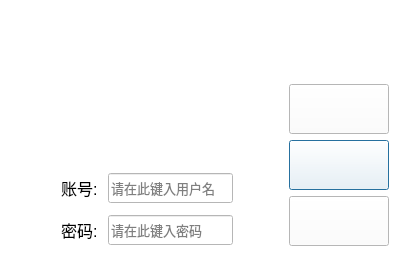
<?xml version="1.0" encoding="UTF-8"?>
<ui version="4.0">
 <class>qmlgd1g</class>
 <widget class="QWidget" name="qmlgd1g">
  <property name="geometry">
   <rect>
    <x>0</x>
    <y>0</y>
    <width>400</width>
    <height>262</height>
   </rect>
  </property>
  <property name="minimumSize">
   <size>
    <width>400</width>
    <height>260</height>
   </size>
  </property>
  <property name="maximumSize">
   <size>
    <width>420</width>
    <height>280</height>
   </size>
  </property>
  <property name="font">
   <font>
    <family>宋体</family>
    <pointsize>10</pointsize>
   </font>
  </property>
  <property name="windowTitle">
   <string>登录验证</string>
  </property>
  <property name="windowIcon">
   <iconset resource="../res.qrc">
    <normaloff>:/res/loginlogo.ico</normaloff>:/res/loginlogo.ico</iconset>
  </property>
  <property name="styleSheet">
   <string notr="true">background-color: rgb(255, 255, 255);</string>
  </property>
  <layout class="QHBoxLayout" name="horizontalLayout">
   <item>
    <spacer name="horizontalSpacer_2">
     <property name="orientation">
      <enum>Qt::Horizontal</enum>
     </property>
     <property name="sizeHint" stdset="0">
      <size>
       <width>40</width>
       <height>20</height>
      </size>
     </property>
    </spacer>
   </item>
   <item>
    <layout class="QVBoxLayout" name="verticalLayout">
     <item>
      <widget class="QLabel" name="label">
       <property name="enabled">
        <bool>false</bool>
       </property>
       <property name="minimumSize">
        <size>
         <width>0</width>
         <height>150</height>
        </size>
       </property>
       <property name="autoFillBackground">
        <bool>false</bool>
       </property>
       <property name="styleSheet">
        <string notr="true">border-image: url(:/res/icons8_people.ico);</string>
       </property>
       <property name="frameShape">
        <enum>QFrame::NoFrame</enum>
       </property>
       <property name="frameShadow">
        <enum>QFrame::Plain</enum>
       </property>
       <property name="text">
        <string/>
       </property>
       <property name="textFormat">
        <enum>Qt::AutoText</enum>
       </property>
       <property name="scaledContents">
        <bool>false</bool>
       </property>
       <property name="alignment">
        <set>Qt::AlignCenter</set>
       </property>
       <property name="wordWrap">
        <bool>false</bool>
       </property>
       <property name="openExternalLinks">
        <bool>false</bool>
       </property>
      </widget>
     </item>
     <item>
      <layout class="QGridLayout" name="gridLayout">
       <item row="3" column="1">
        <widget class="QLineEdit" name="lineEdit_2">
         <property name="minimumSize">
          <size>
           <width>0</width>
           <height>30</height>
          </size>
         </property>
         <property name="font">
          <font>
           <family>宋体</family>
           <pointsize>10</pointsize>
          </font>
         </property>
         <property name="echoMode">
          <enum>QLineEdit::Password</enum>
         </property>
         <property name="placeholderText">
          <string>请在此键入密码</string>
         </property>
        </widget>
       </item>
       <item row="1" column="0">
        <widget class="QLabel" name="label_2">
         <property name="font">
          <font>
           <pointsize>12</pointsize>
          </font>
         </property>
         <property name="text">
          <string>账号: </string>
         </property>
        </widget>
       </item>
       <item row="4" column="1">
        <spacer name="verticalSpacer_4">
         <property name="orientation">
          <enum>Qt::Vertical</enum>
         </property>
         <property name="sizeHint" stdset="0">
          <size>
           <width>20</width>
           <height>40</height>
          </size>
         </property>
        </spacer>
       </item>
       <item row="3" column="0">
        <widget class="QLabel" name="label_3">
         <property name="font">
          <font>
           <pointsize>12</pointsize>
          </font>
         </property>
         <property name="text">
          <string>密码:</string>
         </property>
        </widget>
       </item>
       <item row="0" column="1">
        <spacer name="verticalSpacer_2">
         <property name="orientation">
          <enum>Qt::Vertical</enum>
         </property>
         <property name="sizeType">
          <enum>QSizePolicy::Maximum</enum>
         </property>
         <property name="sizeHint" stdset="0">
          <size>
           <width>20</width>
           <height>40</height>
          </size>
         </property>
        </spacer>
       </item>
       <item row="1" column="1">
        <widget class="QLineEdit" name="lineEdit">
         <property name="minimumSize">
          <size>
           <width>0</width>
           <height>30</height>
          </size>
         </property>
         <property name="font">
          <font>
           <family>宋体</family>
           <pointsize>10</pointsize>
          </font>
         </property>
         <property name="placeholderText">
          <string>请在此键入用户名</string>
         </property>
        </widget>
       </item>
       <item row="2" column="1">
        <spacer name="verticalSpacer_3">
         <property name="orientation">
          <enum>Qt::Vertical</enum>
         </property>
         <property name="sizeHint" stdset="0">
          <size>
           <width>20</width>
           <height>40</height>
          </size>
         </property>
        </spacer>
       </item>
      </layout>
     </item>
    </layout>
   </item>
   <item>
    <spacer name="horizontalSpacer">
     <property name="orientation">
      <enum>Qt::Horizontal</enum>
     </property>
     <property name="sizeHint" stdset="0">
      <size>
       <width>40</width>
       <height>20</height>
      </size>
     </property>
    </spacer>
   </item>
   <item>
    <layout class="QVBoxLayout" name="verticalLayout_2">
     <item>
      <spacer name="verticalSpacer">
       <property name="orientation">
        <enum>Qt::Vertical</enum>
       </property>
       <property name="sizeHint" stdset="0">
        <size>
         <width>20</width>
         <height>40</height>
        </size>
       </property>
      </spacer>
     </item>
     <item>
      <widget class="QPushButton" name="pushButton_3">
       <property name="minimumSize">
        <size>
         <width>100</width>
         <height>50</height>
        </size>
       </property>
       <property name="cursor">
        <cursorShape>PointingHandCursor</cursorShape>
       </property>
       <property name="styleSheet">
        <string notr="true">image: url(:/res/add.ico);
background-color: rgb(255, 255, 255);</string>
       </property>
       <property name="text">
        <string/>
       </property>
       <property name="flat">
        <bool>false</bool>
       </property>
      </widget>
     </item>
     <item>
      <widget class="QPushButton" name="pushButton_2">
       <property name="minimumSize">
        <size>
         <width>100</width>
         <height>50</height>
        </size>
       </property>
       <property name="cursor">
        <cursorShape>PointingHandCursor</cursorShape>
       </property>
       <property name="styleSheet">
        <string notr="true">image: url(:/res/login.ico);
background-color: rgb(255, 255, 255);</string>
       </property>
       <property name="text">
        <string/>
       </property>
       <property name="default">
        <bool>true</bool>
       </property>
       <property name="flat">
        <bool>false</bool>
       </property>
      </widget>
     </item>
     <item>
      <widget class="QPushButton" name="pushButton">
       <property name="minimumSize">
        <size>
         <width>100</width>
         <height>50</height>
        </size>
       </property>
       <property name="cursor">
        <cursorShape>PointingHandCursor</cursorShape>
       </property>
       <property name="styleSheet">
        <string notr="true">background-color: rgb(255, 255, 255);</string>
       </property>
       <property name="text">
        <string/>
       </property>
       <property name="icon">
        <iconset resource="../res.qrc">
         <normaloff>:/res/close.ico</normaloff>:/res/close.ico</iconset>
       </property>
       <property name="iconSize">
        <size>
         <width>30</width>
         <height>30</height>
        </size>
       </property>
       <property name="default">
        <bool>false</bool>
       </property>
       <property name="flat">
        <bool>false</bool>
       </property>
      </widget>
     </item>
     <item>
      <spacer name="verticalSpacer_5">
       <property name="orientation">
        <enum>Qt::Vertical</enum>
       </property>
       <property name="sizeType">
        <enum>QSizePolicy::Maximum</enum>
       </property>
       <property name="sizeHint" stdset="0">
        <size>
         <width>20</width>
         <height>5</height>
        </size>
       </property>
      </spacer>
     </item>
    </layout>
   </item>
  </layout>
 </widget>
 <tabstops>
  <tabstop>lineEdit</tabstop>
  <tabstop>lineEdit_2</tabstop>
  <tabstop>pushButton_3</tabstop>
  <tabstop>pushButton_2</tabstop>
  <tabstop>pushButton</tabstop>
 </tabstops>
 <resources>
  <include location="../res.qrc"/>
 </resources>
 <connections/>
</ui>
